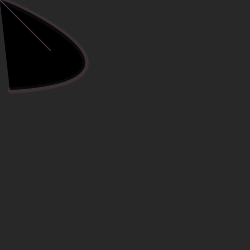
Frame 1 (no input)
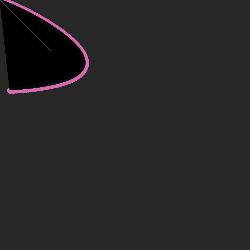
Frame 60 (the mouse pressed at the canvas centre just before this capture)
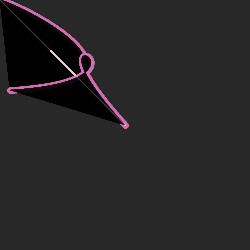
Frame 120 (the mouse held since frame 60 and released just before this capture)

The Processing sketch that drew these frames (run headless with seeded random() and noise(); from frame 60 on, the mouse is pressed at the canvas centre):

// Processing sketch: processing_18506
// ── processing_18506.pde


void setup () {
size( 250, 250);
background(40);
}
 
void draw (){
stroke(191,42,144,20);
strokeWeight (6);
fill(0);
bezier(mouseX,mouseY,10,0,180,80,10,90);

stroke (255,10);
bezier (mouseY,mouseX,10,0,180,80,10,90);
stroke (255,60);
strokeWeight (1);
line (mouseY,mouseX,50,50);
stroke (191,42,144,20);
strokeWeight (1);
line (mouseY,mouseX,50,50);

}
                
                
